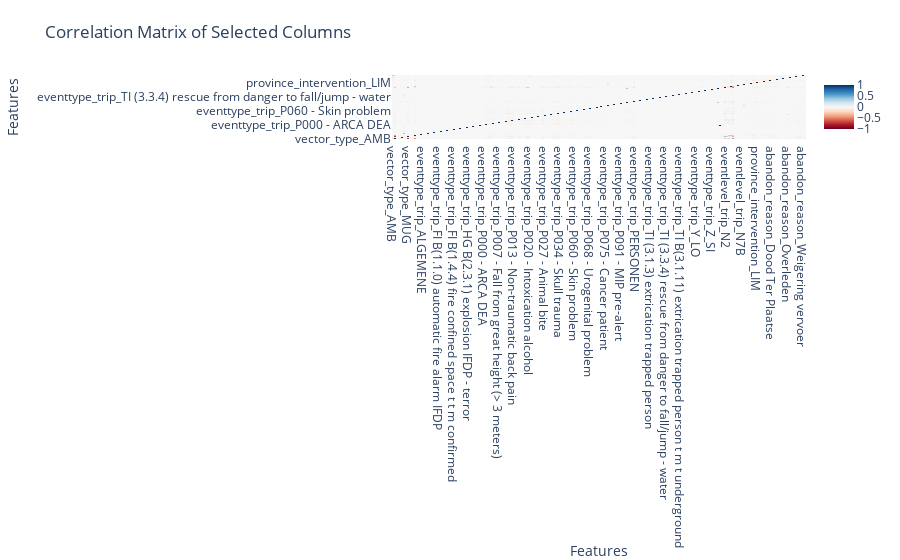

Source (notebook cell):
### Code cell
import pandas as pd
import seaborn as sns
import plotly.graph_objs as go
import plotly.express as px
import matplotlib.pyplot as plt

# Assuming df_interventions1 is your DataFrame
selected_columns = ['vector_type', 'eventtype_trip', 'eventlevel_trip', 'province_intervention', 'abandon_reason']

# Selecting the relevant columns
df_selected = interventions_dataset[selected_columns]

# Handling missing values (if any)
#df_selected.fillna('Unknown', inplace=True)

# Encoding categorical variables using one-hot encoding
df_encoded = pd.get_dummies(df_selected)

# Calculating the correlation matrix
correlation_matrix = df_encoded.corr()

# Create a heatmap using Plotly
heatmap = go.Heatmap(
    z=correlation_matrix.values,
    x=correlation_matrix.columns,
    y=correlation_matrix.columns,
    colorscale='RdBu',
    zmin=-1, zmax=1
)

# Create layout for the heatmap
layout = go.Layout(
    title='Correlation Matrix of Selected Columns',
    xaxis=dict(title='Features'),
    yaxis=dict(title='Features'),
    margin=dict(l=140, r=40, t=80, b=40),
)

# Create a Figure object
fig = go.Figure(data=[heatmap], layout=layout)

# Show the interactive plot
fig.show()

### Figure 1 — Plotly figure (JSON) as saved in the notebook; plotly's stock layout.template omitted (floating-point values rounded to 4 significant figures; data arrays with more than 128 entries replaced by an {"elided": "..."} marker saying what was removed)
{"data": [{"colorscale": [[0, "rgb(103,0,31)"], [0.1, "rgb(178,24,43)"], [0.2, "rgb(214,96,77)"], [0.3, "rgb(244,165,130)"], [0.4, "rgb(253,219,199)"], [0.5, "rgb(247,247,247)"], [0.6, "rgb(209,229,240)"], [0.7, "rgb(146,197,222)"], [0.8, "rgb(67,147,195)"], [0.9, "rgb(33,102,172)"], [1, "rgb(5,48,97)"]], "type": "heatmap", "x": {"elided": "191 str values"}, "y": {"elided": "191 str values"}, "z": {"elided": "191x191 float values"}, "zmax": 1, "zmin": -1}], "layout": {"margin": {"b": 40, "l": 140, "r": 40, "t": 80}, "title": {"text": "Correlation Matrix of Selected Columns"}, "xaxis": {"title": {"text": "Features"}}, "yaxis": {"title": {"text": "Features"}}}}
